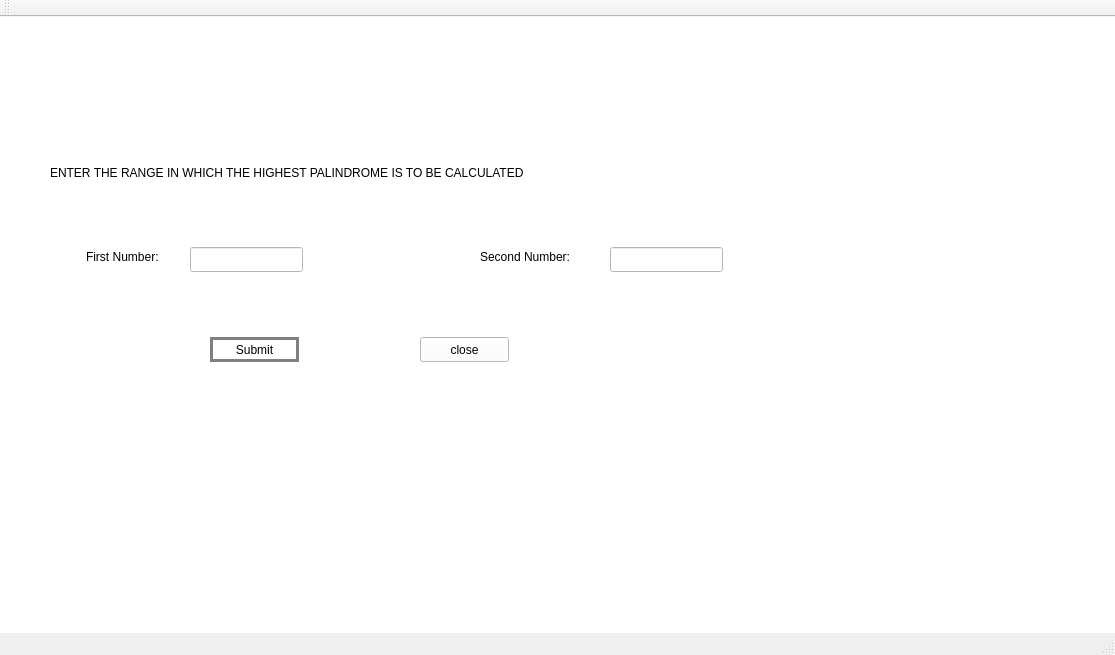
<?xml version="1.0" encoding="UTF-8"?>
<ui version="4.0">
 <class>MainWindow</class>
 <widget class="QMainWindow" name="MainWindow">
  <property name="geometry">
   <rect>
    <x>0</x>
    <y>0</y>
    <width>1115</width>
    <height>655</height>
   </rect>
  </property>
  <property name="windowTitle">
   <string>Palindrome</string>
  </property>
  <widget class="QWidget" name="centralWidget">
   <property name="styleSheet">
    <string notr="true">background-color: rgb(255, 255, 255);
border-color: rgb(0, 0, 0);</string>
   </property>
   <widget class="QPushButton" name="pushButton">
    <property name="geometry">
     <rect>
      <x>210</x>
      <y>320</y>
      <width>89</width>
      <height>25</height>
     </rect>
    </property>
    <property name="font">
     <font>
      <weight>50</weight>
      <bold>false</bold>
      <strikeout>false</strikeout>
     </font>
    </property>
    <property name="acceptDrops">
     <bool>false</bool>
    </property>
    <property name="styleSheet">
     <string notr="true">QPushButton { border: 3px solid gray; } QPushButton:pressed { 


background-color: qlineargradient(x1: 0, y1: 0, x2: 0, y2: 1, stop: 0 #dadbde, stop: 1 #f6f7fa);
 }</string>
    </property>
    <property name="text">
     <string>Submit</string>
    </property>
   </widget>
   <widget class="QLineEdit" name="lineEdit">
    <property name="geometry">
     <rect>
      <x>190</x>
      <y>230</y>
      <width>113</width>
      <height>25</height>
     </rect>
    </property>
   </widget>
   <widget class="QLineEdit" name="lineEdit_2">
    <property name="geometry">
     <rect>
      <x>610</x>
      <y>230</y>
      <width>113</width>
      <height>25</height>
     </rect>
    </property>
   </widget>
   <widget class="QLabel" name="label">
    <property name="geometry">
     <rect>
      <x>86</x>
      <y>230</y>
      <width>91</width>
      <height>20</height>
     </rect>
    </property>
    <property name="text">
     <string>First Number:</string>
    </property>
   </widget>
   <widget class="QLabel" name="label_2">
    <property name="geometry">
     <rect>
      <x>480</x>
      <y>230</y>
      <width>121</width>
      <height>20</height>
     </rect>
    </property>
    <property name="text">
     <string>Second Number:</string>
    </property>
   </widget>
   <widget class="QLabel" name="label_3">
    <property name="geometry">
     <rect>
      <x>86</x>
      <y>410</y>
      <width>731</width>
      <height>20</height>
     </rect>
    </property>
    <property name="styleSheet">
     <string notr="true">background-color: rgb(255, 255, 255);
color: rgb(0, 0, 0);
</string>
    </property>
    <property name="text">
     <string/>
    </property>
   </widget>
   <widget class="QPushButton" name="pushButton_2">
    <property name="geometry">
     <rect>
      <x>420</x>
      <y>320</y>
      <width>89</width>
      <height>25</height>
     </rect>
    </property>
    <property name="text">
     <string>close</string>
    </property>
   </widget>
   <widget class="QLabel" name="label_4">
    <property name="geometry">
     <rect>
      <x>60</x>
      <y>10</y>
      <width>291</width>
      <height>91</height>
     </rect>
    </property>
    <property name="styleSheet">
     <string notr="true">image: url(:/img/cirrus_thumb.jpg);</string>
    </property>
    <property name="text">
     <string/>
    </property>
   </widget>
   <widget class="QLabel" name="label_5">
    <property name="geometry">
     <rect>
      <x>50</x>
      <y>140</y>
      <width>771</width>
      <height>31</height>
     </rect>
    </property>
    <property name="styleSheet">
     <string notr="true">font: 10pt &quot;URW Gothic L&quot;;</string>
    </property>
    <property name="text">
     <string>ENTER THE RANGE IN WHICH THE HIGHEST PALINDROME IS TO BE CALCULATED</string>
    </property>
   </widget>
   <widget class="QLabel" name="label_6">
    <property name="geometry">
     <rect>
      <x>350</x>
      <y>230</y>
      <width>67</width>
      <height>17</height>
     </rect>
    </property>
    <property name="text">
     <string/>
    </property>
   </widget>
   <widget class="QLabel" name="label_7">
    <property name="geometry">
     <rect>
      <x>770</x>
      <y>230</y>
      <width>67</width>
      <height>17</height>
     </rect>
    </property>
    <property name="text">
     <string/>
    </property>
   </widget>
  </widget>
  <widget class="QToolBar" name="mainToolBar">
   <attribute name="toolBarArea">
    <enum>TopToolBarArea</enum>
   </attribute>
   <attribute name="toolBarBreak">
    <bool>false</bool>
   </attribute>
  </widget>
  <widget class="QStatusBar" name="statusBar"/>
  <widget class="QMenuBar" name="menuBar">
   <property name="geometry">
    <rect>
     <x>0</x>
     <y>0</y>
     <width>1115</width>
     <height>26</height>
    </rect>
   </property>
  </widget>
 </widget>
 <layoutdefault spacing="6" margin="11"/>
 <resources/>
 <connections/>
</ui>
